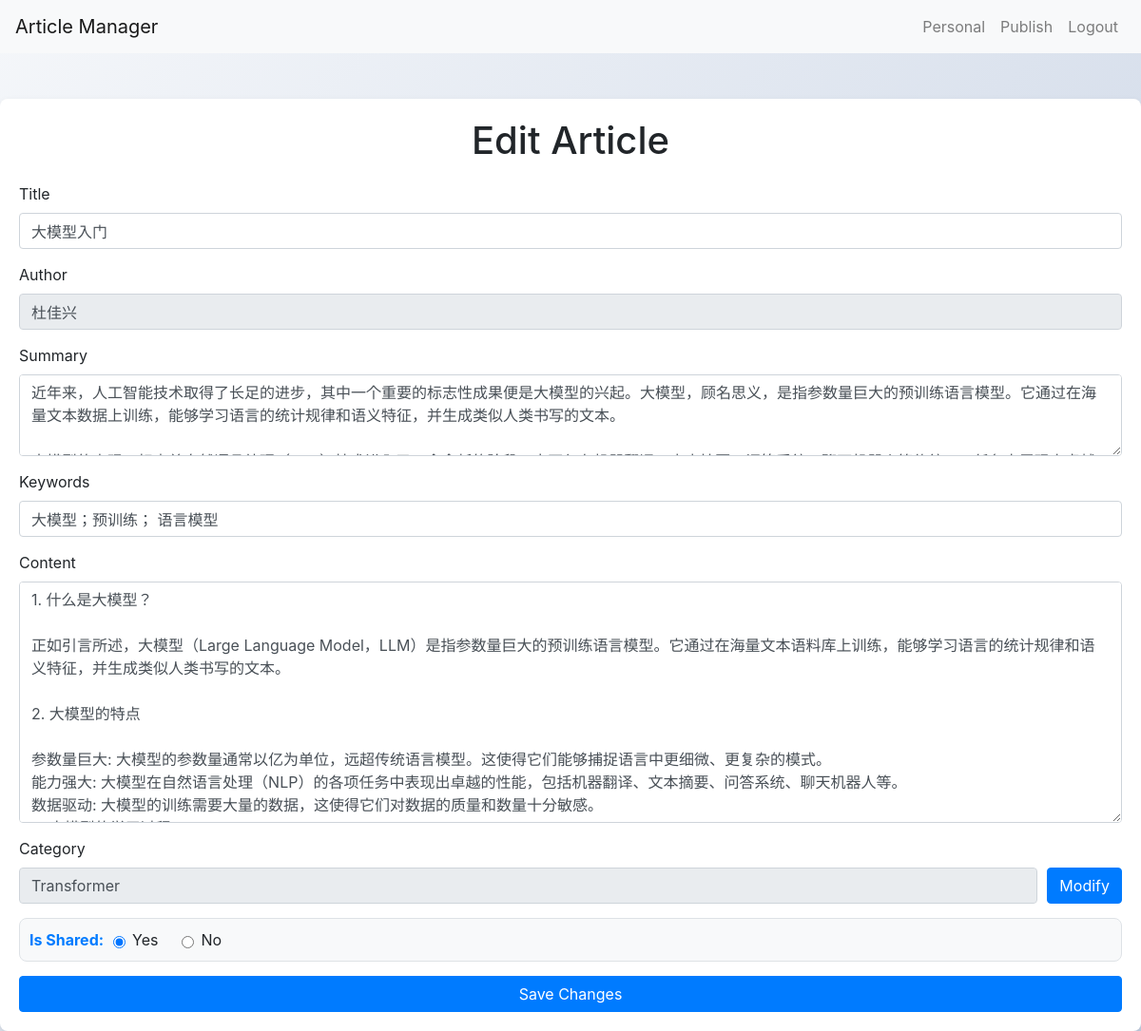
/edit_article/4/ (signed in), run on an earlier commit of the app's database.
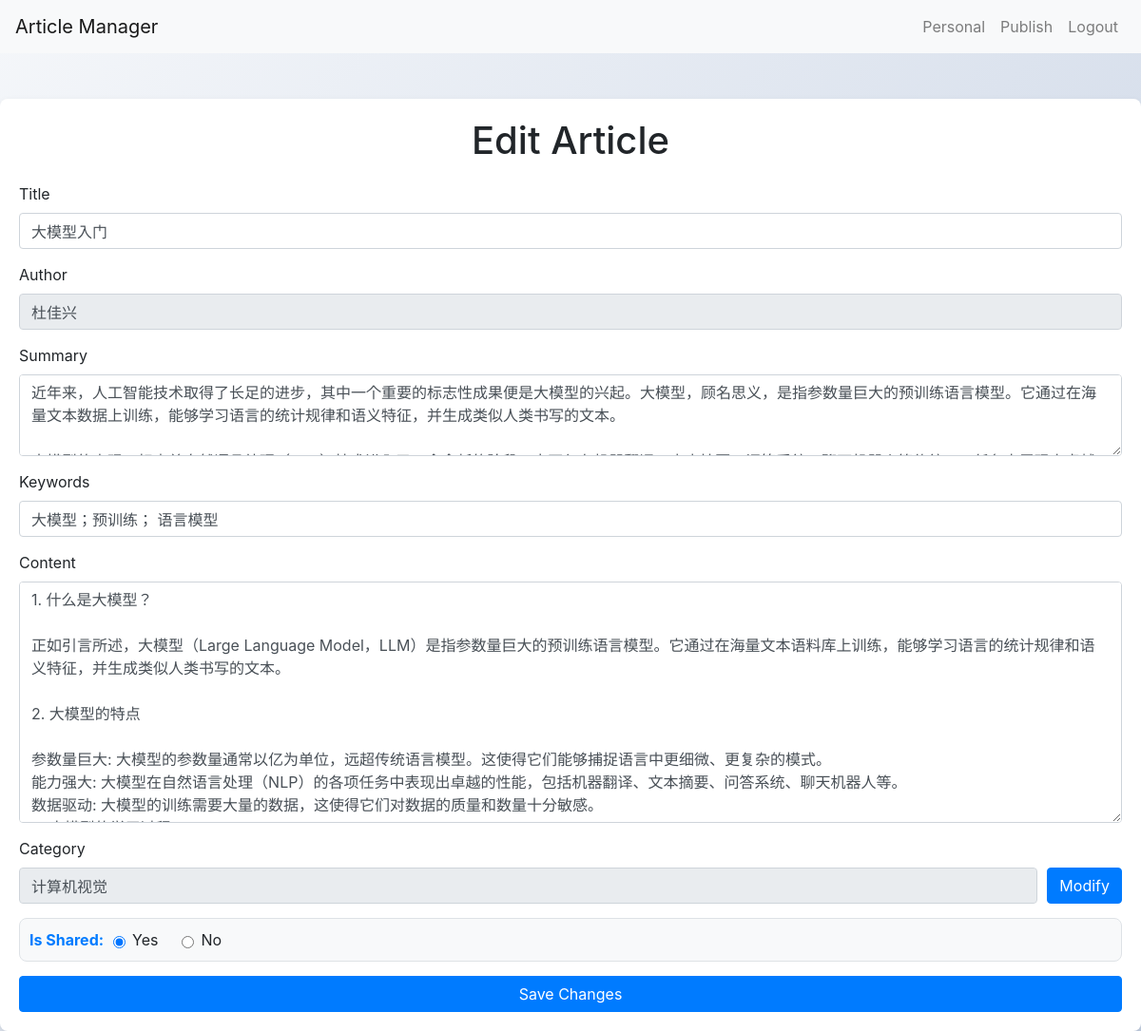
And on a later commit of the database.
### app01/models.py (models this page shows, shortened)
class Article(models.Model):
    title = models.CharField(max_length=200)
    author = models.CharField(max_length=200)
    summary = models.TextField()
    keywords = models.CharField(max_length=200)
    publish_time = models.DateTimeField(auto_now_add=True)  # 自动设置为添加时的时间
    content = models.TextField()
    category =  models.ForeignKey(Category, on_delete=models.CASCADE)
    is_shared = models.BooleanField(default=False)  # 新增字段，默认值为 False（非共享状态）

class Category(models.Model):
    name = models.CharField(max_length=100)
    level = models.IntegerField()
    parent = models.ForeignKey('self', on_delete=models.CASCADE,related_name='children',null=True, blank=True )

### app01/views.py (the view, shortened to what this page needs)
# urls.py: path('edit_article/<int:article_id>/', views.edit_article, name='edit_article'),
@login_required
def edit_article(request, article_id):
    if request.method == 'GET' and 'parentId' in request.GET:
        parent_id = request.GET['parentId']
        if parent_id !='':
            subcategories = Category.objects.filter(parent_id=parent_id)
            data = [{'id': subcategory.id, 'name': subcategory.name} for subcategory in subcategories]
        return JsonResponse(data, safe=False)
    article = get_object_or_404(Article, id=article_id)
    user = str(request.user)
    article_form = ArticleForm(request.POST, initial={"author": request.user})
    if article_form.is_valid():
        print('author edit article!')
        article_form.save()
        messages.success(request, 'Your article has been published!')
        return redirect('personal')
    categories = Category.objects.all()
    if user != article.author:
        print("You are not authorized to edit this article.")
        messages.error(request, "You are not authorized to edit this article.")
        return redirect('personal')
    context = {
        'article': article,
        'categories': categories,
    }
    return render(request, 'edit_article.html', context)

### app01/templates/edit_article.html (shortened to what this page needs)
<!DOCTYPE html>
<html lang="en">
<head>
    <link href="https://maxcdn.bootstrapcdn.com/bootstrap/4.5.2/css/bootstrap.min.css" rel="stylesheet">
</head>
<body>
    <nav class="navbar navbar-expand-lg navbar-light bg-light">
        <a class="navbar-brand" href="{% url 'home' %}">Article Manager</a>
        <div class="collapse navbar-collapse" id="navbarNav">
            <ul class="navbar-nav ml-auto">
                {% if user.is_authenticated %}
                    <li class="nav-item">
                        <a class="nav-link" href="{% url 'personal' %}">Personal</a>
                    </li>
                    <li class="nav-item">
                        <a class="nav-link" href="{% url 'publish' %}">Publish</a>
                    </li>
                    <li class="nav-item">
                        <a class="nav-link" href="{% url 'logout' %}">Logout</a>
                    </li>
                {% endif %}
            </ul>
        </div>
    </nav>
    <div class="container mt-5">
        <h1 class="text-center">Edit Article</h1>
        <form method="post" >
            <div class="form-group">
                <label for="id_title">Title</label>
                <input type="text" class="form-control" id="id_title" name="title" value="{{ article.title }}" required>
            </div>
            <div class="form-group">
                <label for="id_author">Author</label>
                <input type="text" class="form-control" id="id_author" name="author" value="{{ article.author }}" readonly>
            </div>
            <div class="form-group">
                <label for="id_summary">Summary</label>
                <textarea class="form-control" id="id_summary" name="summary" rows="3" required>{{ article.summary }}</textarea>
            </div>
            <div class="form-group">
                <label for="id_keywords">Keywords</label>
                <input type="text" class="form-control" id="id_keywords" name="keywords"  value="{{ article.keywords }}"  required>
            </div>
            <div class="form-group">
                <label for="id_content">Content</label>
                <textarea class="form-control" id="id_content" name="content" rows="10" required>{{ article.content }}</textarea>
            </div>
            <div class="form-group">
                <label for="id_content">Category</label>
                <div class="category-container">
                <input type="text" class="form-control" id="id_category_display" value="{{ article.category.name }}" readonly>
                    <button type="button" onclick="modifyCategory()" class="btn btn-primary">Modify</button>
                </div>
            </div>
        <div class="form-group is-shared-container">
            <label class="is-shared-label" for="id_is_shared">Is Shared:</label>
            <div class="form-check">
                <input class="form-check-input" type="radio" name="is_shared" id="id_is_shared_true" value="True" {% if article.is_shared %}checked{% endif %}>
                <label class="form-check-label" for="id_is_shared_true">
                    Yes
                </label>
            </div>
            <div class="form-check">
                <input class="form-check-input" type="radio" name="is_shared" id="id_is_shared_false" value="False" {% if article.is_shared == 0 %}checked{% endif %}>
                <label class="form-check-label" for="id_is_shared_false">
                    No
                </label>
            </div>
        </div>
            <button type="submit" class="btn btn-primary btn-block">Save Changes</button>
        </form>
    </div>
     {% block css %}
    <link rel="stylesheet" href="/static/css/article.css?version=1.0.1">
{% endblock %}
</body>
</html>

What changed in the data, as far as the page shows it:
changed Article "大模型入门": category.name "Transformer" → "计算机视觉"
